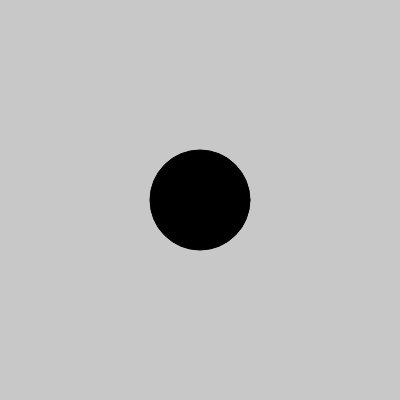
Frame 1 (no input)
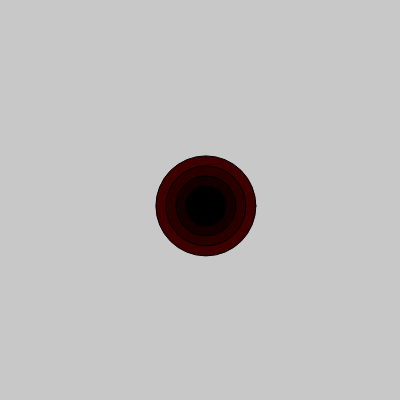
Frame 60 (no input)
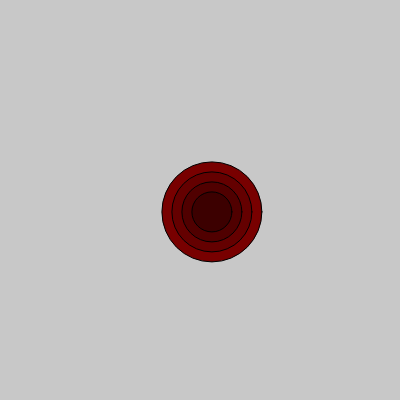
Frame 120 (the mouse pressed at the canvas centre since frame 60)

The p5.js sketch that drew these frames (run headless with seeded random() and noise() and a simulated clock; from frame 60 on, the mouse is pressed at the canvas centre):

// p5.js sketch
// ── sketch.js
var xPos = 200;
var yPos = 200;

function setup() {
  createCanvas(400, 400);

}

function draw() {

  var redColor = frameCount;
  var yeseul = 100;

  background(200);
  fill(redColor,0,0);
  ellipse(xPos,yPos,yeseul,yeseul);

  redColor -= 20;
  yeseul=yeseul-20;
  fill(redColor,0,0);
  ellipse(xPos,yPos,yeseul,yeseul);

  redColor -= 20;
  yeseul=yeseul-20;
  fill(redColor,0,0);
  ellipse(xPos,yPos,yeseul,yeseul);

  redColor -= 20;
  yeseul=yeseul-20;
  fill(redColor,0,0);
  ellipse(xPos,yPos,yeseul,yeseul);

  xPos += 0.1;
  yPos += 0.1;
  redColor -= 0.01;
}
